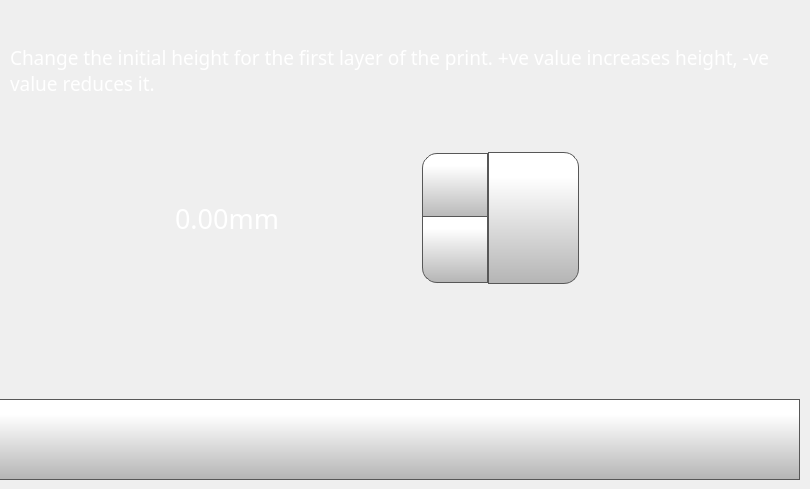
    <widget class="QWidget" name="nozzleOffsetPage">
     <widget class="QDoubleSpinBox" name="nozzleOffsetDoubleSpinBox">
      <property name="geometry">
       <rect>
        <x>170</x>
        <y>150</y>
        <width>321</width>
        <height>136</height>
       </rect>
      </property>
      <property name="font">
       <font>
        <family>Gotham</family>
        <pointsize>20</pointsize>
       </font>
      </property>
      <property name="styleSheet">
       <string notr="true">QDoubleSpinBox {
    padding-right: 5px; /* make room for the arrows */
	color: rgb(255, 255, 255);
	background-color: rgba(255, 255, 255, 0);
   
}
QDoubleSpinBox ::text:selected {
	background-color: rgb(255, 146, 57);
   
}
QDoubleSpinBox::up-button {
     border: 1px solid rgb(87, 87, 87);

border-top-left-radius: 15px;
	background-color: qlineargradient(spread:pad, x1:0, y1:1, x2:0, y2:0.188, stop:0 rgba(180, 180, 180, 255), stop:1 rgba(255, 255, 255, 255));
    width: 60px;
     height: 61px;
    padding: 2px;
}

QDoubleSpinBox::up-arrow { 
image: url(./templates/img/arrows.png);
    width: 40px;
     height: 40px;
padding: 5px;
}



QDoubleSpinBox::up-button:pressed {
    background-color: qlineargradient(x1: 0, y1: 0, x2: 0, y2: 1,
                                      stop: 0 #dadbde, stop: 1 #f6f7fa);
}


QDoubleSpinBox::down-button {
     border: 1px solid rgb(87, 87, 87);
border-bottom-left-radius: 15px;
	background-color: qlineargradient(spread:pad, x1:0, y1:1, x2:0, y2:0.188, stop:0 rgba(180, 180, 180, 255), stop:1 rgba(255, 255, 255, 255));
    width: 60px;
     height: 61px;
    padding: 2px;
}

QDoubleSpinBox::down-arrow { 
image: url(./templates/img/arrows-5.png);
    width: 40px;
    height: 40px;
padding: 5px;
}

QDoubleSpinBox::down-button:pressed {
    background-color: qlineargradient(x1: 0, y1: 0, x2: 0, y2: 1,
                                      stop: 0 #dadbde, stop: 1 #f6f7fa);

}

</string>
      </property>
      <property name="frame">
       <bool>false</bool>
      </property>
      <property name="readOnly">
       <bool>false</bool>
      </property>
      <property name="buttonSymbols">
       <enum>QAbstractSpinBox::UpDownArrows</enum>
      </property>
      <property name="accelerated">
       <bool>true</bool>
      </property>
      <property name="suffix">
       <string>mm</string>
      </property>
      <property name="decimals">
       <number>2</number>
      </property>
      <property name="minimum">
       <double>-2.000000000000000</double>
      </property>
      <property name="maximum">
       <double>2.000000000000000</double>
      </property>
      <property name="singleStep">
       <double>0.050000000000000</double>
      </property>
     </widget>
     <widget class="QPushButton" name="nozzleOffsetSetButton">
      <property name="geometry">
       <rect>
        <x>488</x>
        <y>152</y>
        <width>91</width>
        <height>132</height>
       </rect>
      </property>
      <property name="font">
       <font>
        <family>Gotham</family>
        <pointsize>13</pointsize>
       </font>
      </property>
      <property name="styleSheet">
       <string notr="true">QPushButton {
     border: 1px solid rgb(87, 87, 87);
	background-color: qlineargradient(spread:pad, x1:0, y1:1, x2:0, y2:0.188, stop:0 rgba(180, 180, 180, 255), stop:1 rgba(255, 255, 255, 255));
border-top-right-radius: 15px;
border-bottom-right-radius: 15px;

}

QPushButton:pressed {
    background-color: qlineargradient(x1: 0, y1: 0, x2: 0, y2: 1,
                                      stop: 0 #dadbde, stop: 1 #f6f7fa);
}

QPushButton:flat {
    border: none; /* no border for a flat push button */
}

QPushButton:default {
    border-color: navy; /* make the default button prominent */
}
QPushButton:focus {
	outline: none;
}</string>
      </property>
      <property name="text">
       <string/>
      </property>
      <property name="icon">
       <iconset>
        <normaloff>templates/img/verification-mark.png</normaloff>templates/img/verification-mark.png</iconset>
      </property>
      <property name="iconSize">
       <size>
        <width>50</width>
        <height>50</height>
       </size>
      </property>
     </widget>
     <widget class="QLabel" name="feedRateLabelControlPage_3">
      <property name="geometry">
       <rect>
        <x>10</x>
        <y>10</y>
        <width>781</width>
        <height>121</height>
       </rect>
      </property>
      <property name="font">
       <font>
        <family>Gotham Light</family>
        <pointsize>14</pointsize>
        <weight>50</weight>
        <bold>false</bold>
       </font>
      </property>
      <property name="styleSheet">
       <string notr="true">color: rgb(255, 255, 255);</string>
      </property>
      <property name="text">
       <string>Change the initial height for the first layer of the print. +ve value increases height, -ve value reduces it.</string>
      </property>
      <property name="wordWrap">
       <bool>true</bool>
      </property>
     </widget>
     <widget class="QPushButton" name="nozzleOffsetBackButton">
      <property name="geometry">
       <rect>
        <x>-1</x>
        <y>399</y>
        <width>801</width>
        <height>81</height>
       </rect>
      </property>
      <property name="minimumSize">
       <size>
        <width>0</width>
        <height>0</height>
       </size>
      </property>
      <property name="font">
       <font>
        <family>Gotham Light</family>
        <pointsize>9</pointsize>
       </font>
      </property>
      <property name="styleSheet">
       <string notr="true">QPushButton {
     border: 1px solid rgb(87, 87, 87);
	background-color: qlineargradient(spread:pad, x1:0, y1:1, x2:0, y2:0.188, stop:0 rgba(180, 180, 180, 255), stop:1 rgba(255, 255, 255, 255));


}

QPushButton:pressed {
    background-color: qlineargradient(x1: 0, y1: 0, x2: 0, y2: 1,
                                      stop: 0 #dadbde, stop: 1 #f6f7fa);
}

QPushButton:flat {
    border: none; /* no border for a flat push button */
}

QPushButton:default {
    border-color: navy; /* make the default button prominent */
}

QPushButton:focus {
	outline: none;
}</string>
      </property>
      <property name="text">
       <string/>
      </property>
      <property name="icon">
       <iconset>
        <normaloff>templates/img/arrows-4.png</normaloff>templates/img/arrows-4.png</iconset>
      </property>
      <property name="iconSize">
       <size>
        <width>50</width>
        <height>50</height>
       </size>
      </property>
      <property name="checkable">
       <bool>false</bool>
      </property>
      <property name="autoDefault">
       <bool>false</bool>
      </property>
      <property name="default">
       <bool>false</bool>
      </property>
      <property name="flat">
       <bool>false</bool>
      </property>
     </widget>
     <widget class="QLabel" name="printPreviewSelected_2">
      <property name="geometry">
       <rect>
        <x>260</x>
        <y>150</y>
        <width>161</width>
        <height>161</height>
       </rect>
      </property>
      <property name="styleSheet">
       <string notr="true">background-color: rgba(255, 255, 255, 0);</string>
      </property>
      <property name="text">
       <string/>
      </property>
      <property name="pixmap">
       <pixmap>templates/img/Nozzle Offset.png</pixmap>
      </property>
      <property name="scaledContents">
       <bool>true</bool>
      </property>
     </widget>
     <zorder>feedRateLabelControlPage_3</zorder>
     <zorder>nozzleOffsetDoubleSpinBox</zorder>
     <zorder>nozzleOffsetSetButton</zorder>
     <zorder>nozzleOffsetBackButton</zorder>
     <zorder>printPreviewSelected_2</zorder>
    </widget>
